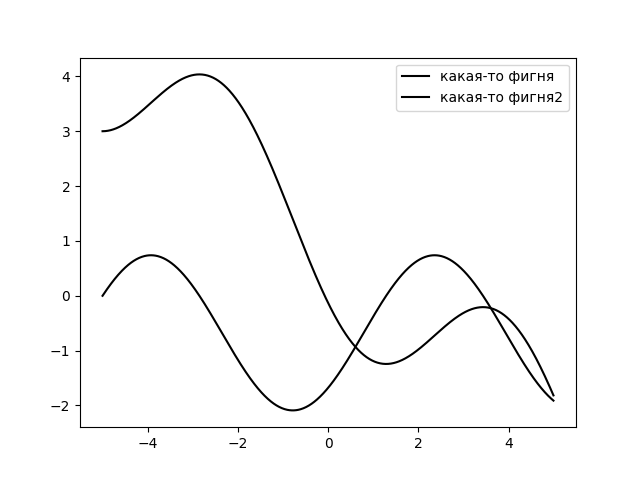

Python code for this plot:
import numpy as np
from scipy.integrate import odeint
import matplotlib.pyplot as plt

x = np.arange(-5, 5, 0.01)

def diff_func(f, x):
    y, w = f
    dy_dx = w
    dw_dx = np.sin(x) + np.cos(x)
    return dy_dx, dw_dx


# initail data
y0 = 3
w = 0 # dy0_dx = w - это омега

f = y0, w

sol = odeint(diff_func, f, x)

plt.plot(x, sol[:, 0], 'black', label='какая-то фигня')
plt.plot(x, sol[:, 1], 'black', label='какая-то фигня2')
plt.legend()
plt.savefig('lab_10_task_3.png')